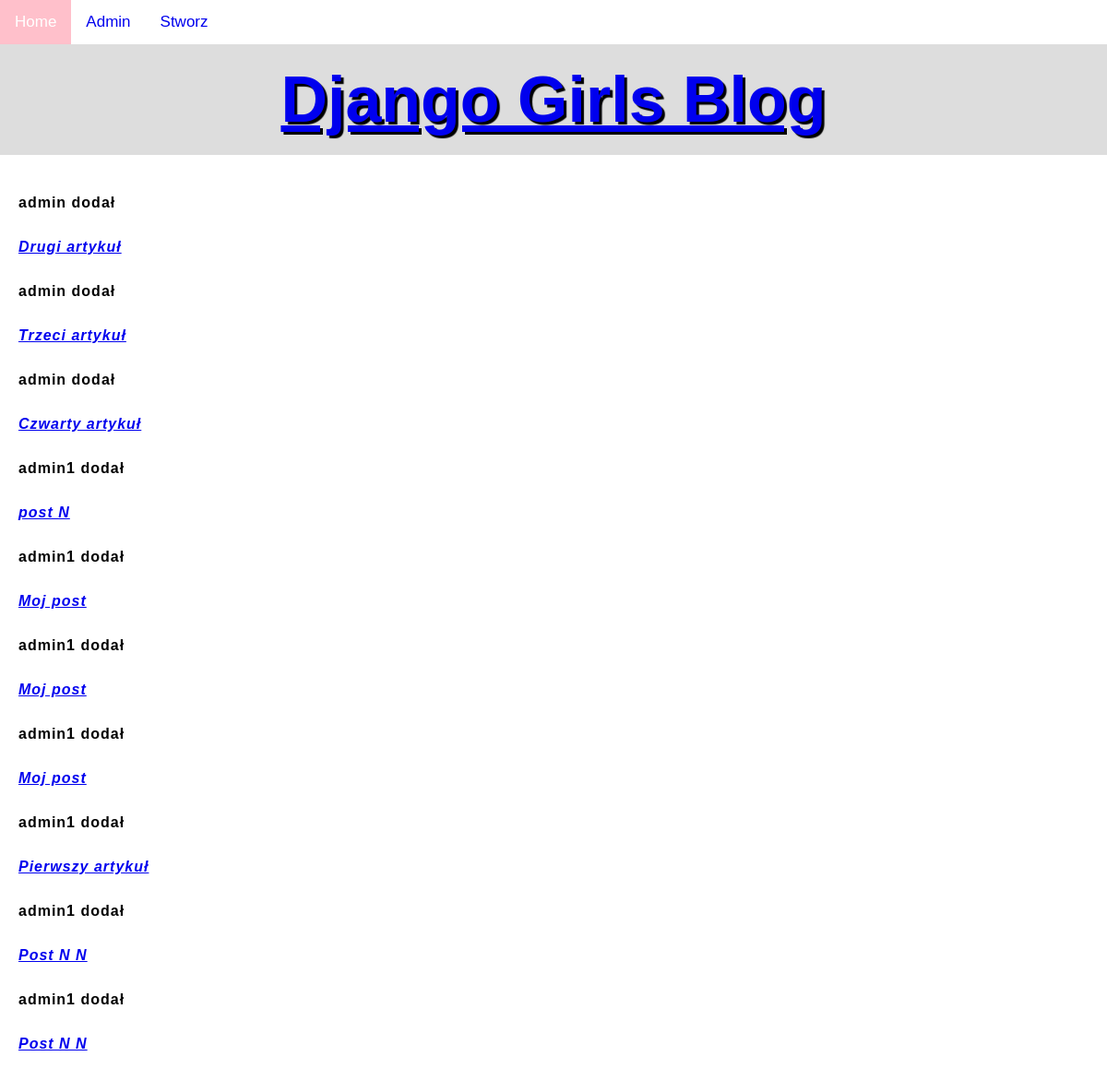
The page / on the database its author committed.
### blog/models.py (models this page shows, shortened)
class Post(models.Model):
    author = models.ForeignKey('auth.User', on_delete=models.CASCADE)
    title = models.CharField(max_length=200)
    text = models.TextField()
    created_date = models.DateTimeField(
            default=timezone.now)
    published_date = models.DateTimeField(
            blank=True, null=True)

### blog/views.py (the view)
# urls.py: path('', views.post_list, name='post_list'),
def post_list(request):
    posts = Post.objects.filter(published_date__lte=timezone.now()).order_by('published_date')
    return render(request, 'blog/post_list.html', {'posts': posts})

### blog/templates/blog/post_list.html (shortened to what this page needs)
{% extends 'blog/base.html' %}
{% block content %}
{% load static%}
    {% for post in posts%}
    <p>
      <strong>{{post.author}} dodał {{post.created_data}}</strong>
    </p>
    <p>
       <a href="{% url 'post_detail' post.pk %}"> <strong><i>{{post.title}}</i></strong></a>
    </p>
    {% endfor %}
{% endblock %}

### blog/templates/blog/base.html (shortened to what this page needs)
{% load static %}
<html>
<head>
    <link rel="stylesheet" href="{% static 'css/blog.css' %}">
    <link rel="stylesheet" href="{% static 'css/style.css' %}">
</head>
<body>
    <div class="topnav">
            <a class="active" href="/">Home</a>
            <a href="/admin">Admin</a>
            <a href="/post/create">Stworz</a>
    </div>
    <div class="page-header">
        <div class="header-1">
            <h1><a href="/">Django Girls Blog</a></h1>
        </div>
    </div>
    <div class="main">
        {% block content %}
        {% endblock %}
    </div>
</body>
</html>

### blog/static/css/blog.css (style rules this page uses)
* { box-sizing: border-box; }
html { font-size: 20px; font-family: placeholder; }
p { color: black; }
h1 { margin: 0; padding: 20px 0; color: gold; text-shadow: 3px 3px 1px black; }
h1 { font-size: 70px; text-align: center; }
p, li { font-size: 16px; line-height: 2; letter-spacing: 1px; }
html { background-color: #ddd; }
.main { flex: 70%; background-color: white; padding: 20px; }

### blog/static/css/style.css (style rules this page uses)
body { margin: 0; font-family: Arial, Helvetica, sans-serif; color:black }
.topnav { overflow: hidden; background-color: white; color:black }
.topnav a { float: left; text-align: center; padding: 14px 16px; text-decoration: none; font-size: 17px; }
.topnav a.active { background-color: pink; color: white; }

### rows shown on the page
Post: author "admin", title "Drugi artykuł"
Post: author "admin", title "Trzeci artykuł"
Post: author "admin", title "Czwarty artykuł"
Post: author "admin1", title "post N"
Post: author "admin1", title "Moj post"
Post: author "admin1", title "Moj post"
Post: author "admin1", title "Moj post"
Post: author "admin1", title "Pierwszy artykuł"
Post: author "admin1", title "Post N N"
Post: author "admin1", title "Post N N"
